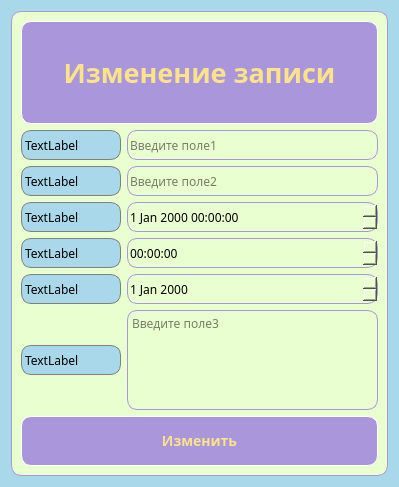
<?xml version="1.0" encoding="UTF-8"?>
<ui version="4.0">
 <class>Dialog</class>
 <widget class="QDialog" name="Dialog">
  <property name="geometry">
   <rect>
    <x>0</x>
    <y>0</y>
    <width>399</width>
    <height>487</height>
   </rect>
  </property>
  <property name="windowTitle">
   <string>Dialog</string>
  </property>
  <property name="styleSheet">
   <string notr="true">background-color: #A8D8EA;
font-family: arial rounded mt bold;</string>
  </property>
  <layout class="QVBoxLayout" name="verticalLayout_2">
   <item>
    <widget class="QFrame" name="frame">
     <property name="styleSheet">
      <string notr="true">background-color: #EAFFD0;
border-radius: 10px;
border: 1px solid #AA96DA;</string>
     </property>
     <property name="frameShape">
      <enum>QFrame::StyledPanel</enum>
     </property>
     <property name="frameShadow">
      <enum>QFrame::Raised</enum>
     </property>
     <layout class="QVBoxLayout" name="verticalLayout">
      <item>
       <widget class="QLabel" name="label_main_name">
        <property name="minimumSize">
         <size>
          <width>300</width>
          <height>100</height>
         </size>
        </property>
        <property name="font">
         <font>
          <family>arial rounded mt 13</family>
          <pointsize>20</pointsize>
          <bold>true</bold>
         </font>
        </property>
        <property name="styleSheet">
         <string notr="true">background-color: #AA96DA;
border-radius: 10px;
color: #FCE38A;
border: 1px solid white;</string>
        </property>
        <property name="text">
         <string>Изменение записи</string>
        </property>
        <property name="alignment">
         <set>Qt::AlignCenter</set>
        </property>
       </widget>
      </item>
      <item>
       <layout class="QHBoxLayout" name="horizontalLayout">
        <item>
         <widget class="QLabel" name="label">
          <property name="minimumSize">
           <size>
            <width>100</width>
            <height>0</height>
           </size>
          </property>
          <property name="styleSheet">
           <string notr="true">background-color: #A8D8EA;
border: 1px solid gray;</string>
          </property>
          <property name="text">
           <string>TextLabel</string>
          </property>
         </widget>
        </item>
        <item>
         <widget class="QLineEdit" name="lineEdit">
          <property name="minimumSize">
           <size>
            <width>0</width>
            <height>30</height>
           </size>
          </property>
          <property name="placeholderText">
           <string>Введите поле1</string>
          </property>
         </widget>
        </item>
       </layout>
      </item>
      <item>
       <layout class="QHBoxLayout" name="horizontalLayout_2">
        <item>
         <widget class="QLabel" name="label_2">
          <property name="minimumSize">
           <size>
            <width>100</width>
            <height>0</height>
           </size>
          </property>
          <property name="styleSheet">
           <string notr="true">background-color: #A8D8EA;
border: 1px solid gray;</string>
          </property>
          <property name="text">
           <string>TextLabel</string>
          </property>
         </widget>
        </item>
        <item>
         <widget class="QLineEdit" name="lineEdit_2">
          <property name="minimumSize">
           <size>
            <width>0</width>
            <height>30</height>
           </size>
          </property>
          <property name="placeholderText">
           <string>Введите поле2</string>
          </property>
         </widget>
        </item>
       </layout>
      </item>
      <item>
       <layout class="QHBoxLayout" name="horizontalLayout_3">
        <item>
         <widget class="QLabel" name="label_3">
          <property name="minimumSize">
           <size>
            <width>100</width>
            <height>0</height>
           </size>
          </property>
          <property name="maximumSize">
           <size>
            <width>100</width>
            <height>16777215</height>
           </size>
          </property>
          <property name="styleSheet">
           <string notr="true">background-color: #A8D8EA;
border: 1px solid gray;</string>
          </property>
          <property name="text">
           <string>TextLabel</string>
          </property>
         </widget>
        </item>
        <item>
         <widget class="QDateTimeEdit" name="dateTimeEdit">
          <property name="minimumSize">
           <size>
            <width>0</width>
            <height>30</height>
           </size>
          </property>
         </widget>
        </item>
       </layout>
      </item>
      <item>
       <layout class="QHBoxLayout" name="horizontalLayout_4">
        <item>
         <widget class="QLabel" name="label_4">
          <property name="minimumSize">
           <size>
            <width>100</width>
            <height>0</height>
           </size>
          </property>
          <property name="maximumSize">
           <size>
            <width>100</width>
            <height>16777215</height>
           </size>
          </property>
          <property name="styleSheet">
           <string notr="true">background-color: #A8D8EA;
border: 1px solid gray;</string>
          </property>
          <property name="text">
           <string>TextLabel</string>
          </property>
         </widget>
        </item>
        <item>
         <widget class="QTimeEdit" name="timeEdit">
          <property name="minimumSize">
           <size>
            <width>0</width>
            <height>30</height>
           </size>
          </property>
         </widget>
        </item>
       </layout>
      </item>
      <item>
       <layout class="QHBoxLayout" name="horizontalLayout_5">
        <item>
         <widget class="QLabel" name="label_5">
          <property name="minimumSize">
           <size>
            <width>100</width>
            <height>0</height>
           </size>
          </property>
          <property name="maximumSize">
           <size>
            <width>100</width>
            <height>16777215</height>
           </size>
          </property>
          <property name="styleSheet">
           <string notr="true">background-color: #A8D8EA;
border: 1px solid gray;</string>
          </property>
          <property name="text">
           <string>TextLabel</string>
          </property>
         </widget>
        </item>
        <item>
         <widget class="QDateEdit" name="dateEdit">
          <property name="minimumSize">
           <size>
            <width>0</width>
            <height>30</height>
           </size>
          </property>
         </widget>
        </item>
       </layout>
      </item>
      <item>
       <layout class="QHBoxLayout" name="horizontalLayout_6">
        <item>
         <widget class="QLabel" name="label_6">
          <property name="minimumSize">
           <size>
            <width>100</width>
            <height>30</height>
           </size>
          </property>
          <property name="maximumSize">
           <size>
            <width>16777215</width>
            <height>30</height>
           </size>
          </property>
          <property name="styleSheet">
           <string notr="true">background-color: #A8D8EA;
border: 1px solid gray;</string>
          </property>
          <property name="text">
           <string>TextLabel</string>
          </property>
         </widget>
        </item>
        <item>
         <widget class="QTextEdit" name="textEdit">
          <property name="minimumSize">
           <size>
            <width>0</width>
            <height>0</height>
           </size>
          </property>
          <property name="maximumSize">
           <size>
            <width>16777215</width>
            <height>100</height>
           </size>
          </property>
          <property name="placeholderText">
           <string>Введите поле3</string>
          </property>
         </widget>
        </item>
       </layout>
      </item>
      <item>
       <widget class="QPushButton" name="btn_edit_entry">
        <property name="minimumSize">
         <size>
          <width>0</width>
          <height>50</height>
         </size>
        </property>
        <property name="font">
         <font>
          <family>arial rounded mt 13</family>
          <pointsize>-1</pointsize>
          <bold>true</bold>
         </font>
        </property>
        <property name="styleSheet">
         <string notr="true">QPushButton {
background-color: #AA96DA;
border-radius: 10px;
color: #FCE38A;
font-size: 14px;
border: 1px solid white
}
QPushButton:hover {
background-color: #F38181;
}
QPushButton:pressed {
background-color: #EAFFD0;
}</string>
        </property>
        <property name="text">
         <string>Изменить</string>
        </property>
        <property name="icon">
         <iconset resource="resources.qrc">
          <normaloff>:/icon/icons/edit_FILL0_wght400_GRAD0_opsz24.svg</normaloff>:/icon/icons/edit_FILL0_wght400_GRAD0_opsz24.svg</iconset>
        </property>
        <property name="iconSize">
         <size>
          <width>24</width>
          <height>24</height>
         </size>
        </property>
       </widget>
      </item>
     </layout>
    </widget>
   </item>
  </layout>
 </widget>
 <resources>
  <include location="resources.qrc"/>
 </resources>
 <connections/>
</ui>
